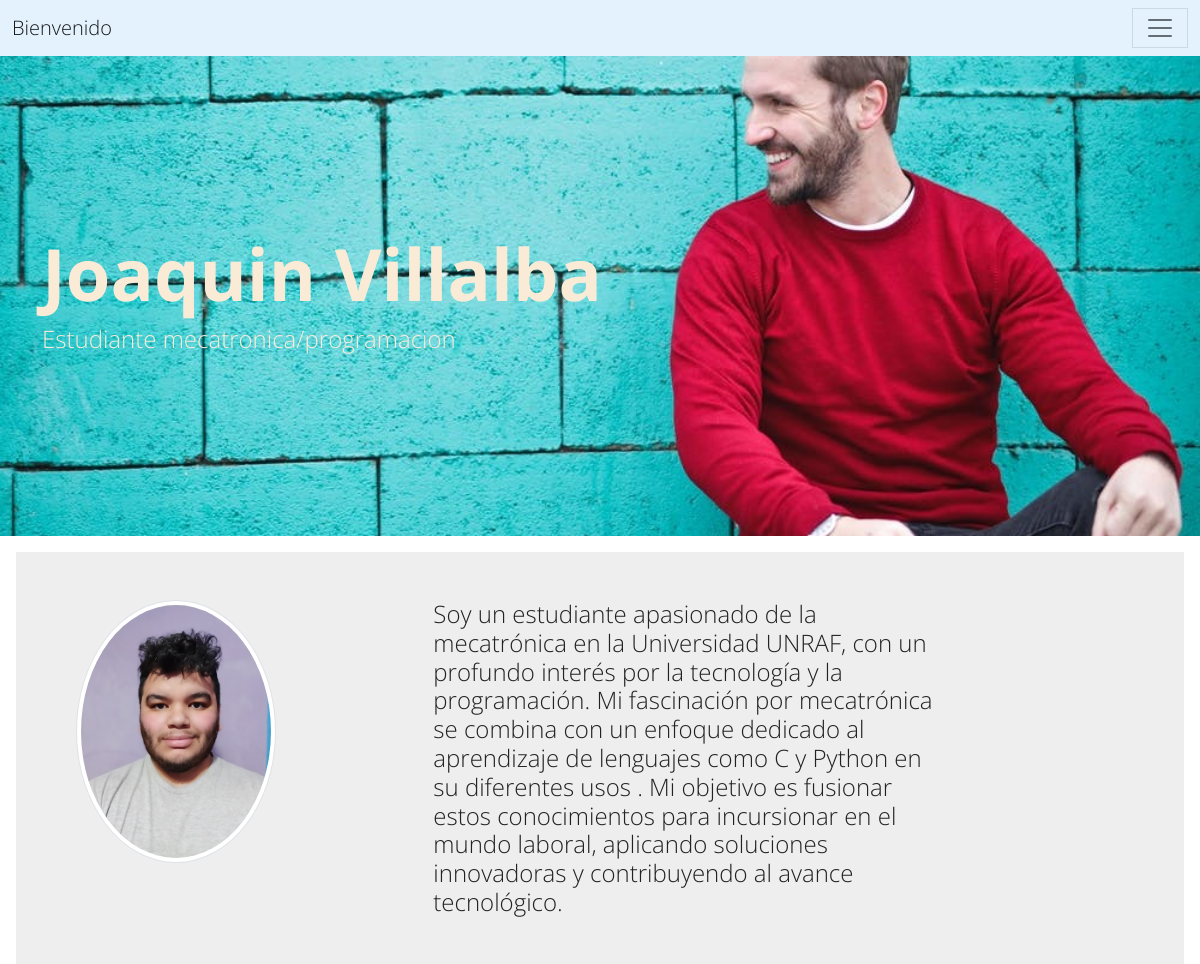
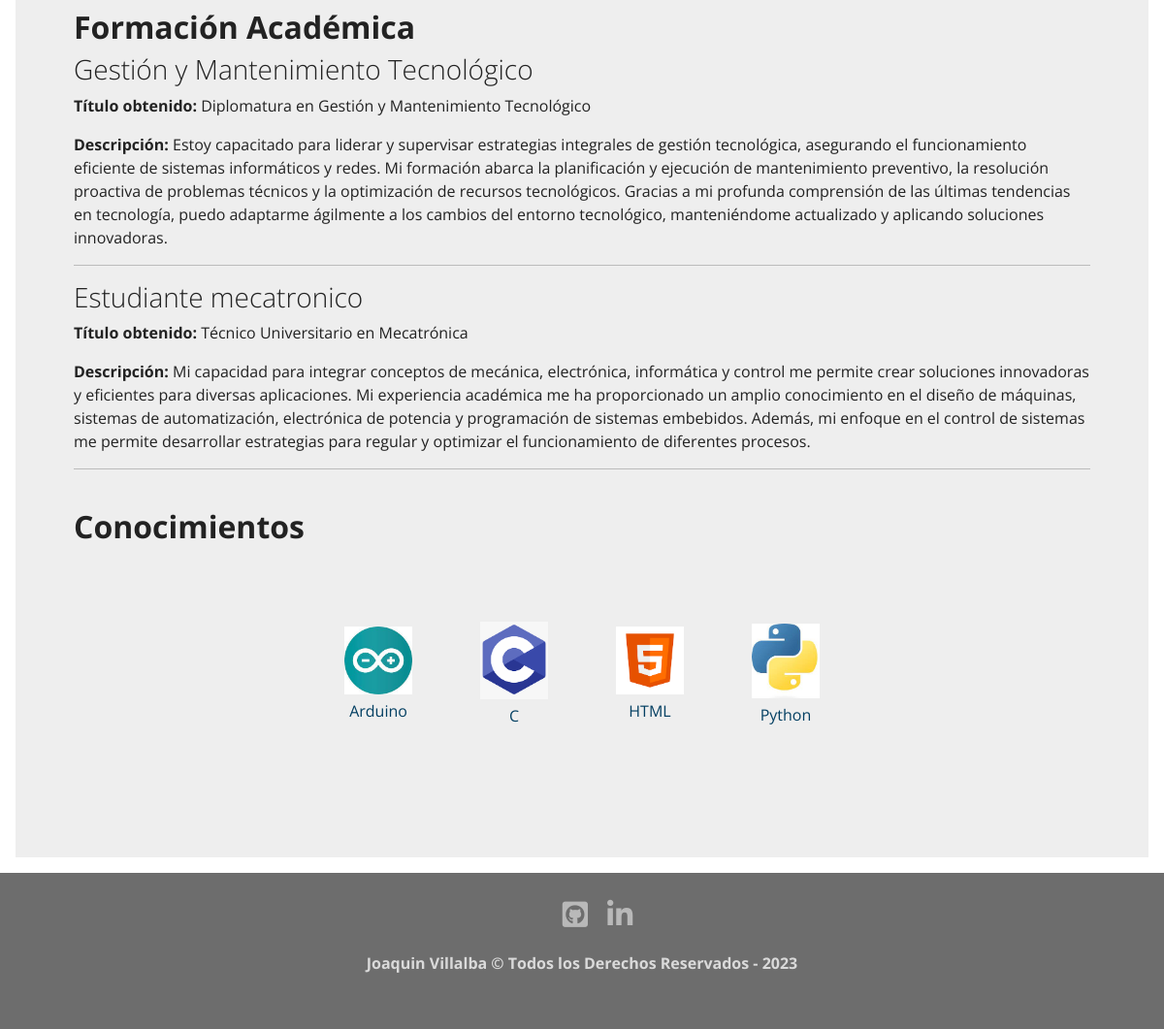
The app's page /about-me/ with its own data (2 pictures, top to bottom).
### about/models.py (models this page shows, shortened)
class Course(models.Model):
    title = models.CharField(max_length=150, verbose_name= 'Titulo')
    degree_title = models.CharField(max_length=400, verbose_name= 'Titulo obtenido')
    description = models.TextField(verbose_name= 'Descripcion')
    created = models.DateTimeField(auto_now_add=True, verbose_name= 'Fecha de Creacion')
    updated = models.DateTimeField(auto_now=True, verbose_name= 'Fecha de Modificacion')
    class Meta:
        verbose_name = 'formacion'
        verbose_name_plural = 'formaciones'
        ordering = ['-created']

class Skill(models.Model):
    title = models.CharField(max_length=100, verbose_name= 'Titulo')
    image = models.ImageField(upload_to='skills', verbose_name= 'Imagen')
    created = models.DateTimeField(auto_now_add=True, verbose_name= 'Fecha de Creacion')
    updated = models.DateTimeField(auto_now=True, verbose_name= 'Fecha de Modificacion')
    class Meta:
        verbose_name = 'conocimiento'
        verbose_name_plural = 'conocimientos'
        ordering = ['-created']

### about/views.py (the view)
# urls.py: path('about-me/', about_views.about, name='about'),
def about(request):
    courses = Course.objects.all()
    skills = Skill.objects.all()
    return render(request, 'about/about.html', {'course':courses, 'skills':skills})

### about/templates/about/about.html (shortened to what this page needs)
{% extends 'core/base.html' %}
{% block image-header %} about {% endblock %} imagen-fondo">
{% block title-header %}
    <div>
        <h1 class="display-2 fw-bold">Joaquin Villalba</h1>
    </div>
    <div>
        <h5 class="fs-4">Estudiante mecatronica/programacion</h5>
    </div>
{% endblock %}
{% block content %}
{% load static %}
    <div class="row d-flex">
        <div class="col-4 offset-md-auto">
            <img class="img-fluid img-thumbnail img-circle img-perfil " src="{% static 'core/img/foto-perfil.jpg' %}" alt="">
        </div>
        <div class="col-6">
            <h4>Soy un estudiante apasionado de la mecatrónica en la Universidad UNRAF, con un profundo interés por la tecnología y la programación.
             Mi fascinación por mecatrónica se combina con un enfoque dedicado al aprendizaje de lenguajes como C y Python en su diferentes usos   . Mi objetivo es fusionar estos conocimientos para incursionar en el mundo laboral, aplicando soluciones innovadoras y contribuyendo al avance tecnológico.</h4>
        </div>
    </div>
    <div class="row d-flex pt-5">
        <div class="col-12">
            <h2 class="fw-bold">Formación Académica</h2>
            {% for course in course %}
            <h3>{{ course.title }}</h3>
            <p><strong>Título obtenido:</strong> {{ course.degree_title }}</p>
            <p><strong>Descripción:</strong> {{ course.description }}</p>
            <hr>
            {% endfor %}
            <br>
            <h2 class="fw-bold">Conocimientos</h2>
            <section class="skills" id="skills">
                <div class="skills__container" id="skills">
                    {% for skill in skills %}
                    <div class="card__skills">
                        <div class="skill__thumbnail">
                            <img class="skill__logo" src="{{ skill.image.url}}" alt="html5">
                        </div>
                        <div class="skill__texto">
                            <p class="skill__titulo">{{ skill.title }}</p>
                        </div>
                    </div>
                    {% endfor %}
                </div>
            </section>
        </div>
    </div>
{% endblock %}

### core/templates/core/base.html (shortened to what this page needs)
<!DOCTYPE html>
<html lang="es">
<head>
    {% load static %}
    <link href="{% static 'core/css/bootstrap.min.css'%}" rel="stylesheet">
    <link rel="stylesheet" href="https://cdnjs.cloudflare.com/ajax/libs/font-awesome/5.15.3/css/all.min.css" />
    <link rel="stylesheet" href="{% static 'core/css/app.css' %}">
  </head>
  <body>
    <nav class="navbar navbar-light" style="background-color: #e3f2fd;">
        <div class="container-fluid">
            <a class="navbar-brand" href="{% url 'home' %}">Bienvenido</a>
            <button class="navbar-toggler" type="button" data-bs-toggle="collapse" data-bs-target="#navbarNavAltMarkup" aria-controls="navbarNavAltMarkup" aria-expanded="false" aria-label="Toggle navigation">
                <span class="navbar-toggler-icon"></span>
            </button>
        </div>
    </nav>
    <div class="{% block image-header %} {% endblock %} imagen-fondo">
        <div class="container">
            <div class="row">
                <div class="col-12 titulos">
                    {% block title-header %} {% endblock %}
                </div>
            </div>
        </div>
    </div>
    <div class="position-relative overflow-hidden p-3 p-md-5 m-md-3 bg-light">
        <div class="container">
            {% block content %} {% endblock %}
        </div>
    </div>
    <footer class="footer">
        <div class="footer__redes">
            <ul class="footer__lista">
                <li class="footer__item">
                    <a class="footer__icono" href="https://github.com/" target="blank"><i class="fab fa-github-square fa-1x"></i></a>
                </li>
                <li class="footer__item">
                    <a class="footer__icono" href="https://www.linkedin.com/in/joaquin-villalba-3886a321a" target="blank"><i class="fab fa-linkedin-in fa-1x"></i></a>
                </li>
            </ul>
        </div>
        <div class="footer__texto">
            <p>Joaquin Villalba &copy; Todos los Derechos Reservados - 2023</p>
        </div>
    </footer>
  </body>
</html>

### core/static/core/css/app.css (style rules this page uses)
.about { background-image: url(..core/img/about-bg2.jpeg); }
.imagen-fondo { background-position: center center; min-height: 60vh; background-attachment:scroll; background-size: cover; background-repeat: no-repeat; }
.img-perfil { width: 60%; border-radius: 50%; }
.titulos { color: antiquewhite; display: flex; flex-direction: column; justify-content: center; min-height: 60vh; }
.footer { grid-area: footer; background-color: #6d6d6d; color: #dadada; display: flex; flex-direction: column; align-items: center; justify-content: center; width: 100%; padding-top: 20px; padding-bottom: 20px; }
.footer__texto { font-weight: 700; margin-bottom: 20px; text-align: center; }
.footer__lista { text-decoration: none; display: flex; list-style: none; justify-content: center; }
.footer__icono { color: #b9b9b9; font-size: 30px; padding: 0 10px; display: block; }
.skills__container { display: flex; flex-direction: row; flex-wrap: wrap; justify-content: space-evenly; margin: 0 30px; align-items: center; justify-content: center; padding: 30px 30px; }
.card__skills { margin: 20px 15px; padding: 20px 20px; max-height: 200px; border-radius: 5px; text-align: center; display: flex; flex-wrap: wrap; flex-direction: column; align-items: center; }
.skill__logo { width: 70px; height: auto; }
.skill__titulo { margin-top: 5px; font-size: 16px; color: #033F62; }

### records on screen
Course: title "Gestión y Mantenimiento Tecnológico", degree_title "Diplomatura en Gestión y Mantenimiento Tecnológico", description "Estoy capacitado para liderar y supervisar estrategias integrales de gestión tecnológica, asegurando el funcionamiento eficiente de sistemas informáticos y redes. Mi formación abarca la planificación y ejecución de mantenimiento preventivo, la resolución proactiva de problemas técnicos y la optimización de recursos tecnológicos. Gracias a mi profunda comprensión de las últimas tendencias en tecnología, puedo adaptarme ágilmente a los cambios del entorno tecnológico, manteniéndome actualizado y aplicando soluciones innovadoras."
Course: title "Estudiante mecatronico", degree_title "Técnico Universitario en Mecatrónica", description "Mi capacidad para integrar conceptos de mecánica, electrónica, informática y control me permite crear soluciones innovadoras y eficientes para diversas aplicaciones. Mi experiencia académica me ha proporcionado un amplio conocimiento en el diseño de máquinas, sistemas de automatización, electrónica de potencia y programación de sistemas embebidos. Además, mi enfoque en el control de sistemas me permite desarrollar estrategias para regular y optimizar el funcionamiento de diferentes procesos."
Skill: image (picture), title "Arduino"
Skill: image (picture), title "C"
Skill: image (picture), title "HTML"
Skill: image (picture), title "Python"
